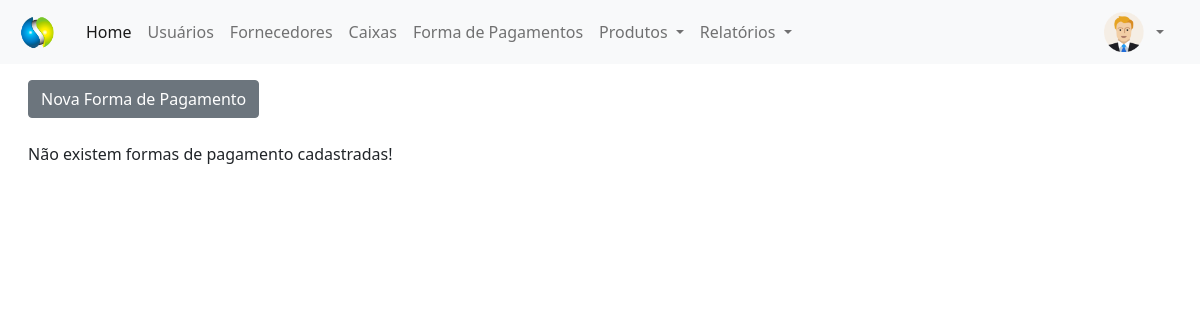
/painel-adm/index.php?pagina=forma_pgtos (signed in), run on an earlier commit of the app's database.
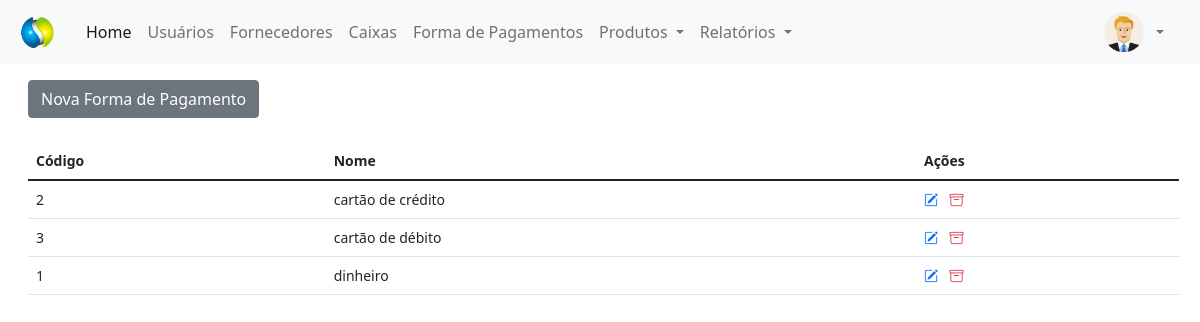
And on a later commit of the database.
### tables this page shows
CREATE TABLE `forma_pgtos` (
  `id` int(11) NOT NULL,
  `codigo` int(11) NOT NULL,
  `nome` varchar(30) NOT NULL
);

### painel-adm/forma_pgtos.php (the view, shortened to what this page needs)
<?php
require_once('../conexao.php');
$pag = 'forma_pgtos';
?>
<!DOCTYPE html>
<html lang="en">
<head>
</head>
<body>
    <a href="index.php?pagina=<?php echo $pag; ?>&funcao=novo" type="button" class="btn btn-secondary mt-2">Nova Forma de Pagamento</a>
    <div class="mt-4" style="margin-right: 25px">
        <?php
        $query_tab = $pdo->query("SELECT * FROM forma_pgtos order by id asc");
        $res_tab = $query_tab->fetchAll(PDO::FETCH_ASSOC);
        $total_reg_tab = @count($res_tab);
        if ($total_reg_tab > 0) {
        ?>
            <small>
                <table id="usuarios" class="table table-hover my-4" style="width:100%">
                    <thead>
                        <tr>
                            <th>Código</th>
                            <th>Nome</th>
                            <th>Ações</th>
                        </tr>
                    </thead>
                    <tbody>
                        <?php
                        for ($i = 0; $i < $total_reg_tab; $i++) {
                        ?>
                            <tr>
                                <td><?php echo $res_tab[$i]['codigo']; ?></td>
                                <td><?php echo $res_tab[$i]['nome']; ?></td>
                                <td>
                                    <a href="index.php?pagina=<?php echo $pag; ?>&funcao=editar&id=<?php echo $res_tab[$i]['id']; ?>" type="button" title="Editar Registro">
                                        <i class="bi bi-pencil-square text-primary me-2"></i>
                                    </a>
                                    <a href="index.php?pagina=<?php echo $pag; ?>&funcao=deletar&id=<?php echo $res_tab[$i]['id']; ?>" type="button" title="Excluir Registro">
                                        <i class="bi bi-archive text-danger"></i>
                                    </a>
                                </td>
                            </tr>
                        <?php }
                        ?>
                    </tbody>
                </table>
            </small>
        <?php } else {
            echo "Não existem formas de pagamento cadastradas!";
        } ?>
    </div>
</body>
</html>

### painel-adm/index.php (shortened to what this page needs)
<?php
$menu1 = 'home';
$menu2 = 'usuarios';
$menu3 = 'fornecedores';
$menu4 = 'categorias';
$menu5 = 'produtos';
$menu6 = 'compras';
$menu7 = 'caixas';
$menu8 = 'forma_pgtos';
?>
<!DOCTYPE html>
<html lang="en">
<head>
    <link href="https://cdn.jsdelivr.net/npm/bootstrap@5.1.3/dist/css/bootstrap.min.css" rel="stylesheet">
    <link rel="stylesheet" href="https://cdn.jsdelivr.net/npm/bootstrap-icons@1.8.0/font/bootstrap-icons.css">
    <link rel="stylesheet" type="text/css" href="../vendor/DataTables/datatables.min.css">
</head>
<body>
    <nav class="navbar navbar-expand-lg navbar-light bg-light">
        <div class="container-fluid">
            <a class="navbar-brand" href="index.php">
                <img src="../img/logo.png" width="50px">
            </a>
            <div class="collapse navbar-collapse" id="navbarSupportedContent">
                <ul class="navbar-nav me-auto mb-2 mb-lg-0">
                    <li class="nav-item">
                        <a class="nav-link active" aria-current="page" href="index.php?pagina=<?php echo $menu1; ?>">Home</a>
                    </li>
                    <li class="nav-item">
                        <a class="nav-link" href="index.php?pagina=<?php echo $menu2; ?>">Usuários</a>
                    </li>
                    <li class="nav-item">
                        <a class="nav-link" href="index.php?pagina=<?php echo $menu3; ?>">Fornecedores</a>
                    </li>
                    <li class="nav-item">
                        <a class="nav-link" href="index.php?pagina=<?php echo $menu7; ?>">Caixas</a>
                    </li>
                    <li class="nav-item">
                        <a class="nav-link" href="index.php?pagina=<?php echo $menu8; ?>">Forma de Pagamentos</a>
                    </li>
                    <li class="nav-item dropdown">
                        <a class="nav-link dropdown-toggle" href="#" id="navbarDropdown" role="button" data-bs-toggle="dropdown" aria-expanded="false">
                            Produtos
                        </a>
                    </li>
                    <li class="nav-item dropdown">
                        <a class="nav-link dropdown-toggle" href="#" id="navbarDropdown" role="button" data-bs-toggle="dropdown" aria-expanded="false">
                            Relatórios
                        </a>
                    </li>
                </ul>
                <div class="d-flex mx-3">
                    <img src="../img/icone-user.png" alt="Usuário" width="40px" height="40px">
                    <div class="collapse navbar-collapse" id="navbarNavDarkDropdown">
                        <ul class="navbar-nav">
                            <li class="nav-item dropdown">
                                <a class="nav-link dropdown-toggle" href="#" id="navbarDarkDropdownMenuLink" role="button" data-bs-toggle="dropdown" aria-expanded="false">
                                </a>
                            </li>
                        </ul>
                    </div>
                </div>
            </div>
        </div>
    </nav>
</body>
<div class="container-fluid mt-2 mx-3">
    <?php
    if (@$_GET['pagina'] == $menu1) {
        require_once($menu1 . '.php');
    } else if (@$_GET['pagina'] == $menu2) {
        require_once($menu2 . '.php');
    } else if (@$_GET['pagina'] == $menu3) {
        require_once($menu3 . '.php');
    } else if (@$_GET['pagina'] == $menu4) {
        require_once($menu4 . '.php');
    } else if (@$_GET['pagina'] == $menu5) {
        require_once($menu5 . '.php');
    } else if (@$_GET['pagina'] == $menu6) {
        require_once($menu6 . '.php');
    } else if (@$_GET['pagina'] == $menu7) {
        require_once($menu7 . '.php');
    } else if (@$_GET['pagina'] == $menu8) {
        require_once($menu8 . '.php');
    } else {
        require_once($menu1 . '.php');
    }
    ?>
</div>
</html>

What changed in the data, as far as the page shows it:
added forma_pgtos: codigo "2", nome "cartão de crédito"
added forma_pgtos: codigo "3", nome "cartão de débito"
added forma_pgtos: codigo "1", nome "dinheiro"
Also different on the page:
text no longer shown: "Não existem formas de pagamento cadastradas!"
text now shown: "Código Nome Ações"
